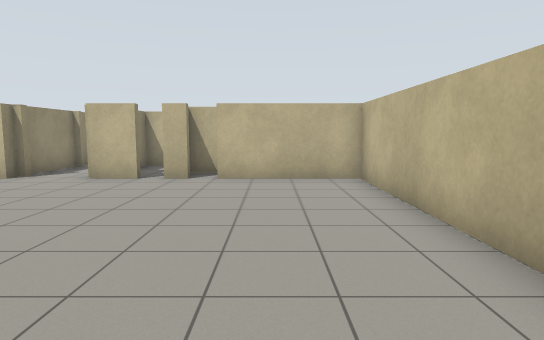
view 1 (above)

21 first-person views from a walk through a robot-simulator world made for Gazebo. The camera is 1.2 m above the floor, tilts 6° down and sees 75° across. The floor is counted in squares, 1 m on a side. Each view is taken from the middle of a square. On the plan, view 1 faces up. The plan holds only what a view shows up to about 14 squares ahead; the rest is blank.

view 2
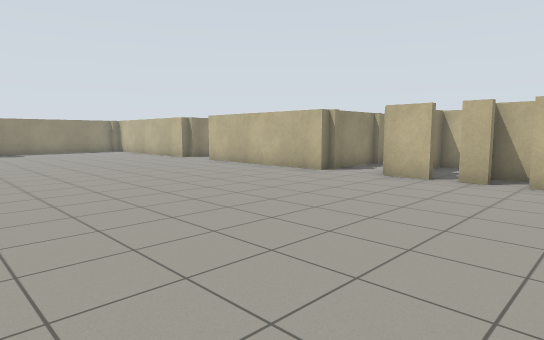

view 3
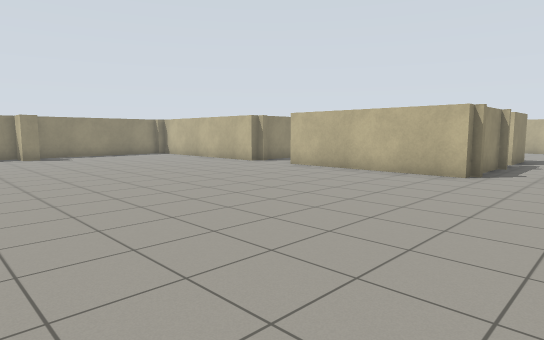

view 4
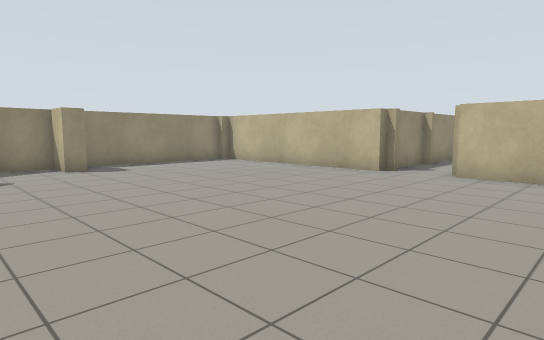

view 5
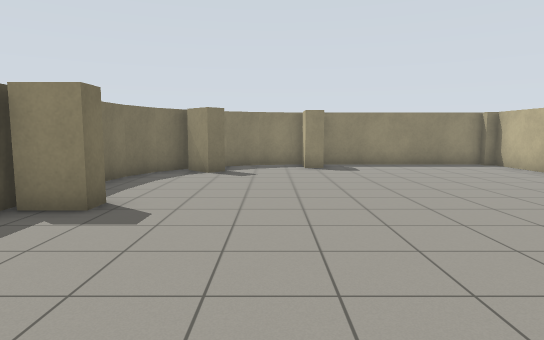

view 6
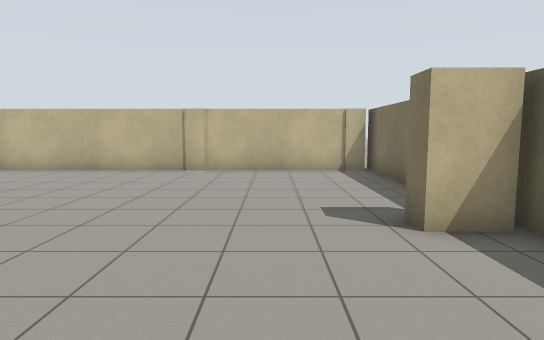

view 7
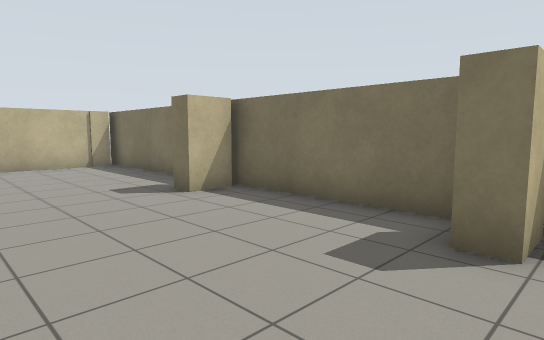

view 8
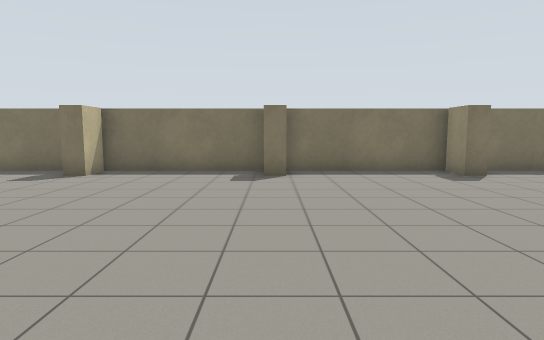

view 9
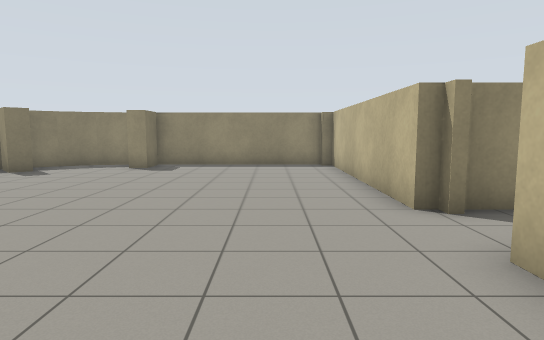

view 10
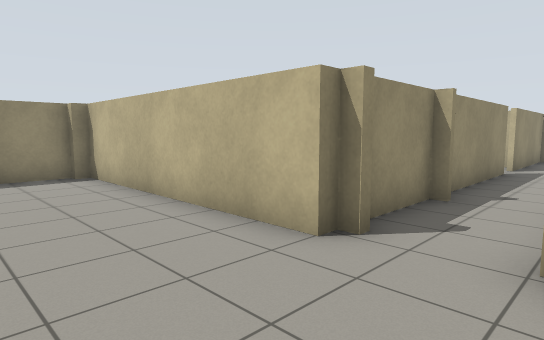

view 11
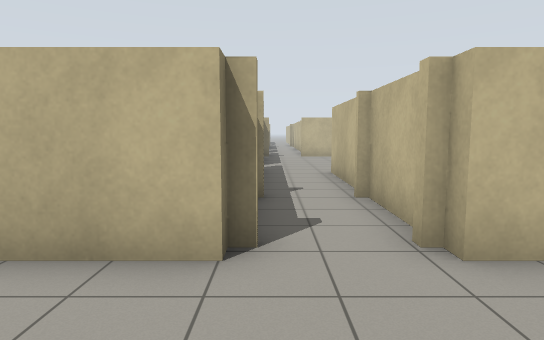

view 12
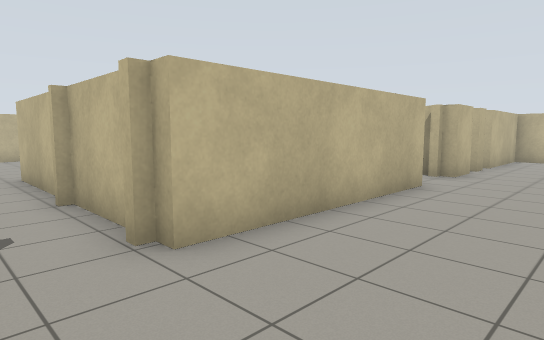

view 13
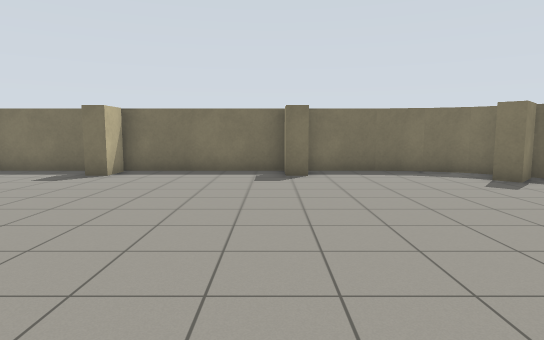

view 14
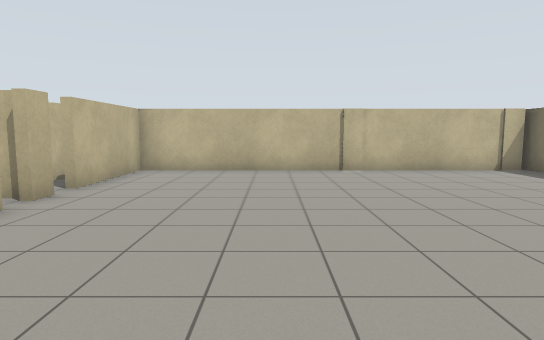

view 15
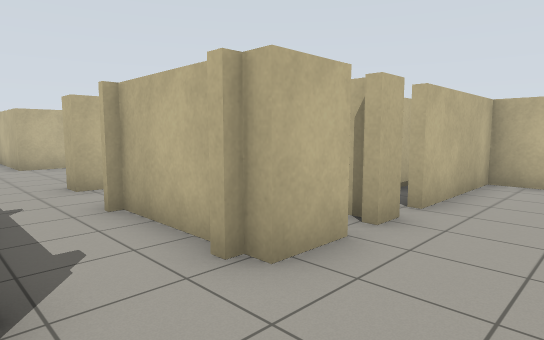

view 16
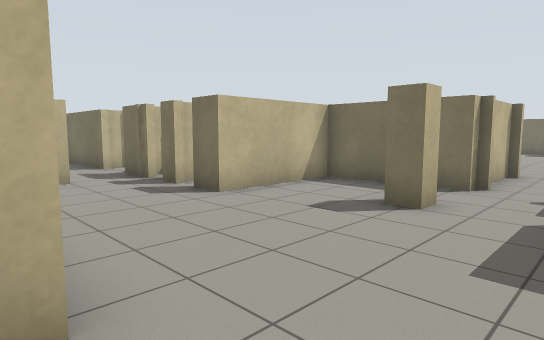

view 17
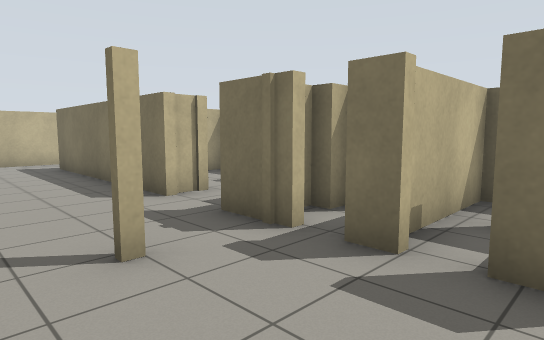

view 18
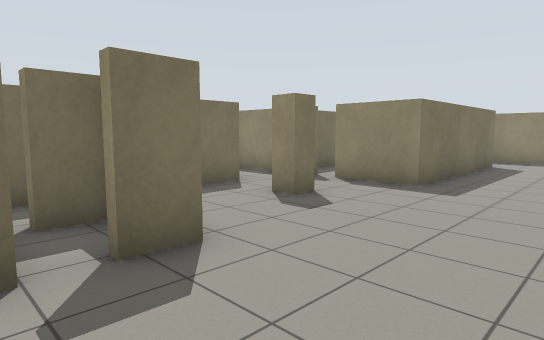

view 19
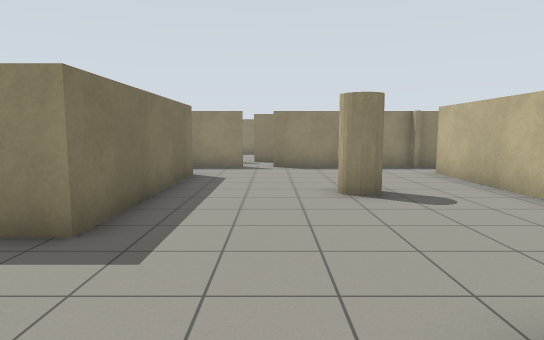

view 20
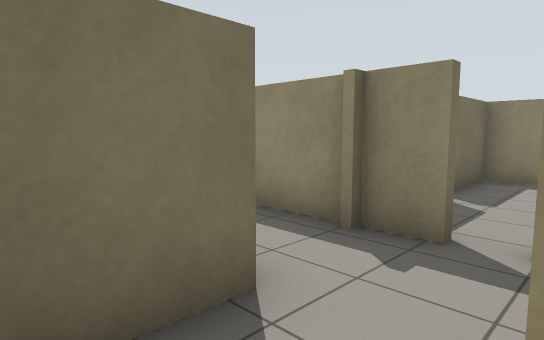

view 21
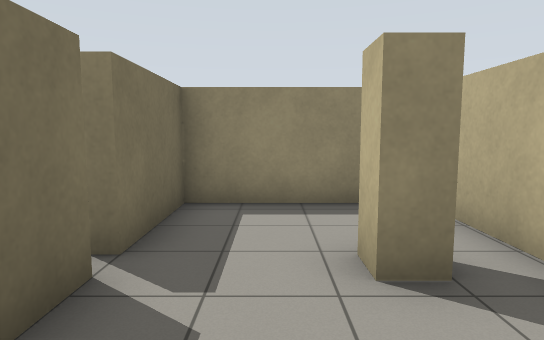

### Floor plan
Points are (right, up) in squares from view 1. A wall is a line through its corners. A room is listed if a view was taken in it or the views show most of it. See-through windows are left out.
Room 1 (views 1, 2, 3, 4, 5, 6, 7, 8, 9, 10, 11, 12, 13, 14, 15)
walls: (-10.4, -3) (-10.4, -1.9) (-9.8, -1.9); (-7, 9.2) (-13.2, 9.2); (-16.1, -1.9) (-15.5, -1.9) (-15.5, -3); (-4.8, -3) (-4.8, -1.9) (-4.1, -1.9); (-15.5, 9.2) (-23, 9.2); (-3.5, 9.2) (-4.8, 9.2); (-2.1, 9.2) (-2.9, 9.2); (-18.4, -3.2) (2.9, -3.2); (-19.8, -3) (-18.2, -3.2); (-20.9, -2.5) (-19.6, -3); (-21.8, -1.7) (-20.8, -2.6); (-23.1, 2.8) (-22, 2.8) (-22, 2.1) (-23.1, 2.1); (-22.7, -0.6) (-22, -1.5) (-21, -0.5) (-20.6, -0.9) (-21.4, -1.7); (-23.2, 0.6) (-22.6, -0.7); (2.3, -3) (2.3, 9.2) (-1.5, 9.2); (-23.3, 8.9) (-23.3, 1.8) (-23.2, 0.5)
ways out: opening at (-14, 9) to room 2; opening at (-6, 9) to room 2
Room 2 (views 16, 17, 18, 19, 20, 21)
walls: (0.5, 16.7) (1.2, 16.7); (1.9, 16.7) (3.5, 16.7); (-0.9, 15) (0.1, 15); (0.8, 14) (0.8, 16.4); (-3.4, 20.4) (-4.8, 20.4) (-4.8, 24); (5, 16.7) (12.2, 16.7); (-4.8, 12.8) (-4.8, 13) (-1.2, 13) (-1.2, 16.7) (-0.2, 16.7); (-7, 13.8) (-7, 9.2); (-4.8, 9.2) (-4.8, 12.5); (-9.2, 23.9) (-13.6, 23.9); (-13.2, 13.6) (-13.2, 16.7) (-7, 16.7) (-7, 14.4); (14.3, 16.1) (14.3, 18); (-15.5, 18) (-15.5, 13.5); (-13.2, 9.2) (-13.2, 12.5); (-15.5, 12.6) (-15.5, 9.2); (-15.5, 24) (-15.5, 19)
ways out: opening at (-14, 9) to room 1; opening at (-6, 9) to room 1; opening at (-7, 14) to room 3; opening at (-14, 23); opening at (4.5, 16.5)
Room 3 (no view inside)
walls: (-9.9, 12.5) (-8.6, 12.5); (-9.8, 15.5) (-9.8, 14.8) (-10.5, 14.8); (-10.1, 16.6) (-11.9, 16.6); (-13, 15.5) (-13, 12.5) (-10.4, 12.5)
ways out: opening at (-7, 14) to room 2; gap at (-10, 12)

Where each view was taken, in squares from view 1:
view 1: 0 up, 0 right, facing up
view 2: 0 up, 0 right, facing up-left
view 3: 1 down, 4 left, facing up-left
view 4: 1 down, 10 left, facing up-left
view 5: 1 up, 10 left, facing left
view 6: 0 up, 9 left, facing right
view 7: 2 up, 11 left, facing down-right
view 8: 8 up, 10 left, facing down
view 9: 7 up, 10 left, facing left
view 10: 6 up, 13 left, facing up-left
view 11: 6 up, 15 left, facing up
view 12: 6 up, 15 left, facing up-right
view 13: 8 up, 15 left, facing down
view 14: 5 up, 9 left, facing right
view 15: 7 up, 7 left, facing up-right
view 16: 21 up, 7 left, facing down-right
view 17: 20 up, 1 left, facing down-right
view 18: 20 up, 1 right, facing down-left
view 19: 19 up, 3 left, facing left
view 20: 15 up, 3 left, facing down-left
view 21: 14 up, 7 left, facing left
